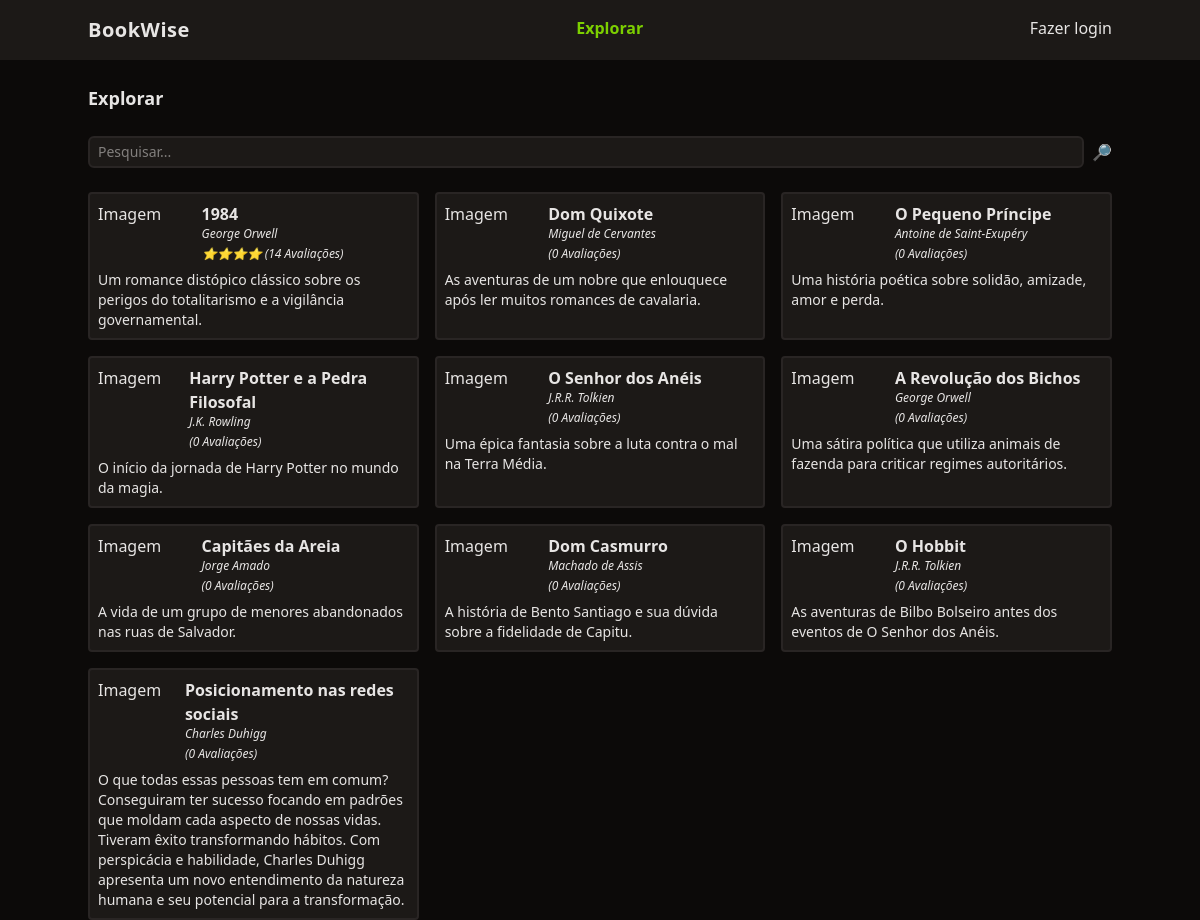
Before: / with the older database file.
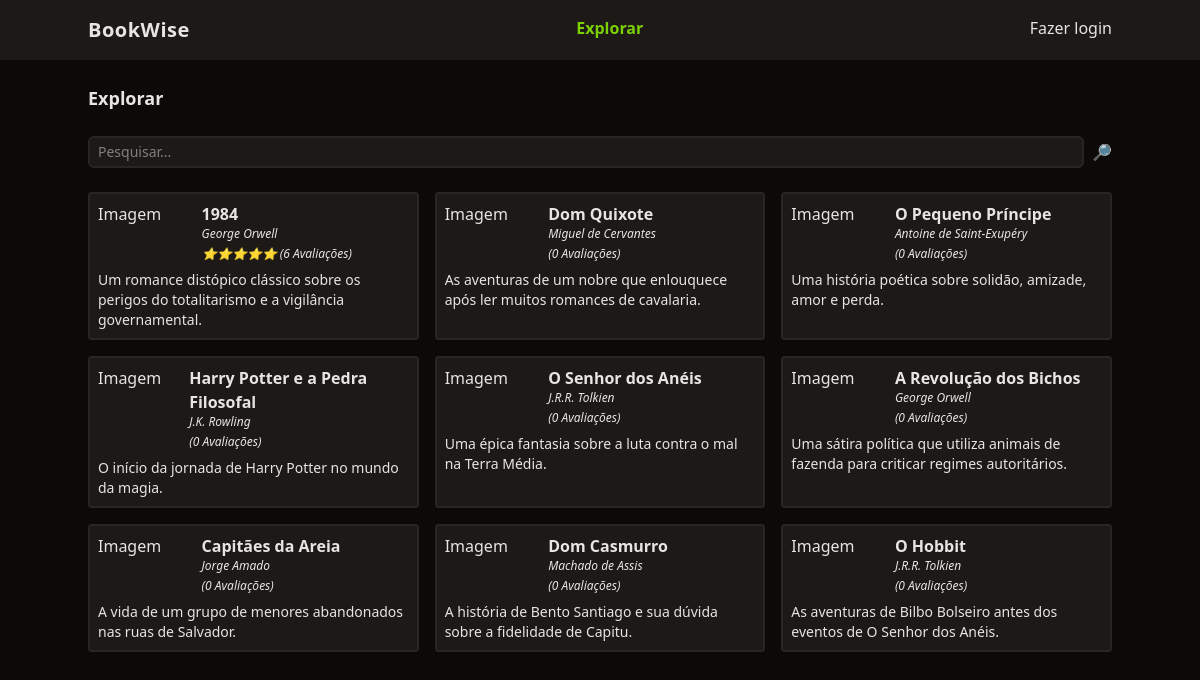
After: the same page with the newer database file.
### tables this page shows
CREATE TABLE livros(
  id integer primary key autoincrement,
  titulo varchar(255),
  autor varchar(100),
  descricao text,
  ano_lancamento integer,
  usuario_id integer,
  foreign key(usuario_id) references usuarios(id) on delete cascade
);

### functions.php (called while the page is built, shortened)
<?php
function view($viewName, $data = [])
{
  require "views/template/app.php";
}
function config($chave = null)
{
  $config = require 'config.php';
  if (strlen($chave) > 0) {
    return $config[$chave];
  }
  return $config;
}
function auth()
{
  if (!isset($_SESSION['auth'])) {
    return null;
  }
  return $_SESSION['auth'];
}

### controllers/index.controller.php (called while the page is built)
<?php
$pesquisar = $_REQUEST["pesquisar"] ?? "";
$livros = $DB->query(
  query: "select
   l.id,
   l.titulo,
   l.ano_lancamento,
   l.autor,
   l.descricao,
   round(sum(a.nota) / 5.0) as nota_avaliacao,
   count(a.id) as count_avaliacoes
   from livros l
   left join avaliacoes a on a.livro_id = l.id
   where l.titulo like :filtro or l.autor like :filtro or l.descricao like :filtro
   group by l.id, l.titulo, l.ano_lancamento, l.autor, l.descricao",
  class: Livro::class,
  params: ["filtro" => "%$pesquisar%"]
)->fetchAll();
view("index", ["livros" => $livros]);

### routes.php (called while the page is built, shortened)
<?php
$path = parse_url($_SERVER["REQUEST_URI"])["path"];
$controller = str_replace("/", "", $path);
if (!$controller) $controller = 'index';
$controllerFile = "controllers/{$controller}.controller.php";
require $controllerFile;

### index.php (called while the page is built, shortened)
<?php
require "functions.php";
$config = require 'config.php';
require 'Database.php';
require 'routes.php';

### config.php (called while the page is built)
<?php
return [
  "database" => [
    'driver' => 'sqlite',
    'database' => 'database.sqlite',
  ]
];

### Database.php (called while the page is built)
<?php
class Database
{
  private $db;
  public function __construct($config)
  {
    $this->db = new PDO($this->getDsn($config));
  }
  private function getDsn($config)
  {
    $driver = $config['driver'];
    unset($config['driver']);
    $dsn = $driver . ":" . http_build_query($config, '', ':');
    if ($driver == 'sqlite') {
      $dsn = $driver . ":" . $config['database'];
    }
    return $dsn;
  }
  public function query($query, $class = null, $params = [])
  {
    $prepare = $this->db->prepare($query);
    if ($class) {
      $prepare->setFetchMode(PDO::FETCH_CLASS, $class);
    }
    $prepare->execute($params);
    return $prepare;
  }
}
$DB = new Database(config('database'));

### views/partials/_livro.php (the view)
<div class="p-2 border-stone-800 border-2 rounded bg-stone-900">
  <div class="flex">
    <div class="w-1/3">
      Imagem
    </div>
    <div class="space-y-1">
      <a href="/livro?id=<?= $livro->id ?>" class="font-semibold hover:underline"><?= $livro->titulo ?></a>
      <div class="text-xs italic"><?= $livro->autor ?></div>
      <div class="text-xs italic">
        <?= str_repeat('⭐', $livro->nota_avaliacao) ?> (<?= $livro->count_avaliacoes ?> <?php if ($livro->count_avaliacoes == 1) echo "Avaliação";
                                                                                        else echo "Avaliações"; ?>)
      </div>
    </div>
  </div>
  <div class="text-sm mt-2">
    <?= $livro->descricao ?>
  </div>
</div>

### views/template/app.php (shortened to what this page needs)
<!DOCTYPE html>
<html lang="en">
<head>
  <script src="https://cdn.jsdelivr.net/npm/@tailwindcss/browser@4"></script>
</head>
<body class="bg-stone-950 text-stone-200">
  <header class="bg-stone-900">
    <nav class="mx-auto max-w-screen-lg flex justify-between py-4">
      <div class="font-bold text-xl tracking-wide">
        BookWise
      </div>
      <ul class="flex space-x-4 font-bold">
        <li><a href="/" class="text-lime-500">Explorar</a></li>
      </ul>
      <ul>
        <?php if (auth()): ?>
          <li><a href="/logout" class="hover:underline">Oi, <?= auth()->nome ?></a></li>
        <?php else: ?>
          <li><a href="/login" class="hover:underline">Fazer login</a></li>
        <?php endif; ?>
      </ul>
    </nav>
  </header>
  <main class="mx-auto max-w-screen-lg space-y-6">
    <?php require "views/{$view}.view.php"; ?>
  </main>
</body>
</html>

### views/index.view.php
<h1 class="mt-6 font-bold text-lg mt-6">Explorar</h1>
<form class="w-full flex space-x-2 mt-6">
  <input type="text" name="pesquisar" class="border-stone-800 bg-stone-900 text-sm border-2 rounded-md focus:outline-none px-2 py-1 w-full" placeholder="Pesquisar..." name="pesquisar" />
  <button type="submit">🔎</button>
</form>
<section class="grid grid-cols-1 md:grid-cols-2 lg:grid-cols-3 gap-4">
  <?php foreach ($livros as $livro) { ?>
    <?php require 'partials/_livro.php'; ?>
  <?php } ?>
</section>

Changed rows visible on the page:
removed livros: titulo "Posicionamento nas redes sociais", autor "Charles Duhigg", count_avaliacoes "0", descricao "O que todas essas pessoas tem em comum? Conseguiram ter sucesso focando em padrões que moldam cada aspecto de nossas vidas. Tiveram êxito transformando hábitos. Com perspicácia e habilidade, Charles Duhigg apresenta um novo entendimento da natureza humana e seu potencial para a transformação."
computed for livros (number 1 of 9 on the later page): nota_avaliacao "⭐⭐⭐⭐" → "⭐⭐⭐⭐⭐"; count_avaliacoes "14" → "6"
